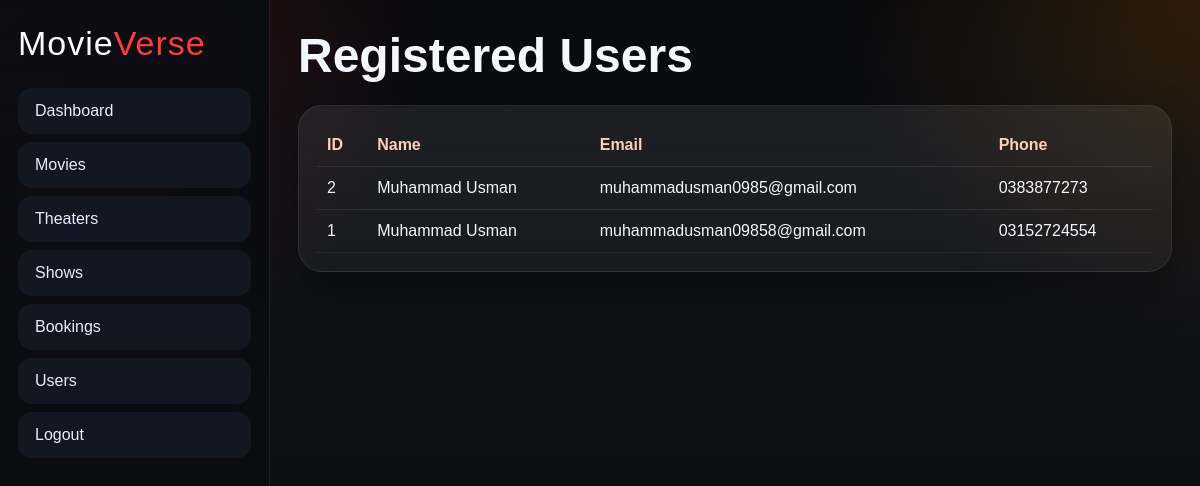
Page /admin/users.php (signed in) on the committed database.
### tables this page shows
CREATE TABLE `users` (
  `id` int(11) NOT NULL,
  `name` varchar(100) NOT NULL,
  `email` varchar(120) NOT NULL,
  `phone` varchar(20) NOT NULL,
  `password` varchar(255) NOT NULL,
  `created_at` timestamp NOT NULL DEFAULT current_timestamp()
);

### admin/users.php (the view, shortened to what this page needs)
<?php
include "../includes/db.php";
$users = mysqli_query($conn, "SELECT * FROM users ORDER BY id DESC");
?>
<!DOCTYPE html>
<html lang="en">
<head>
    <link rel="stylesheet" href="/TRY/assets/style.css">
</head>
<body>
<div class="admin-shell">
    <aside class="sidebar">
        <a href="dashboard.php" class="logo">Movie<span>Verse</span></a>
        <nav class="side-nav">
            <a href="dashboard.php">Dashboard</a>
            <a href="movies.php">Movies</a>
            <a href="theaters.php">Theaters</a>
            <a href="shows.php">Shows</a>
            <a href="booking.php">Bookings</a>
            <a href="users.php">Users</a>
            <a href="logout.php">Logout</a>
        </nav>
    </aside>
    <main class="admin-main">
        <div class="admin-header"><h1>Registered Users</h1></div>
        <div class="glass panel">
            <div class="table-wrap">
                <table>
                    <tr>
                        <th>ID</th>
                        <th>Name</th>
                        <th>Email</th>
                        <th>Phone</th>
                    </tr>
                    <?php while($row = mysqli_fetch_assoc($users)): ?>
                        <tr>
                            <td><?= $row['id'] ?></td>
                            <td><?= htmlspecialchars($row['name']) ?></td>
                            <td><?= htmlspecialchars($row['email']) ?></td>
                            <td><?= htmlspecialchars($row['phone']) ?></td>
                        </tr>
                    <?php endwhile; ?>
                </table>
            </div>
        </div>
    </main>
</div>
</body>
</html>

### assets/style.css (style rules this page uses)
:root { --bg:#09090d; --panel:#11131b; --panel2:#171b27; --text:#f5f7ff; --muted:#b6bed3; --line:rgba(255,255,255,.08); --primary:#ff3b3b; --primary2:#ff8a00; --shadow:0 18px 40px rgba(0,0,0,.35); }
* { margin:0; padding:0; box-sizing:border-box; }
body { font-family:'Poppins',sans-serif; background: radial-gradient(circle at top left, rgba(255,59,59,.20), transparent 30%), radial-gradient(circle at top right, rgba(255,138,0,.15), transparent 25%), linear-gradient(180deg,#08090c,#0e1118 35%,#090a0f); color:var(--text); min-height:100vh; }
a { text-decoration:none; color:inherit; }
.logo { font-family:'Bebas Neue',sans-serif; font-size:34px; letter-spacing:1px; text-decoration:none; color:#fff; line-height:1; }
.logo span { color:var(--primary); }
.glass { background:linear-gradient(180deg,rgba(255,255,255,.08),rgba(255,255,255,.04)); border:1px solid var(--line); box-shadow:var(--shadow); border-radius:24px; backdrop-filter:blur(10px); }
.show-card, .feature, .panel, .dashboard-card { padding:18px; }
.admin-shell { display:grid; grid-template-columns:270px 1fr; min-height:100vh; }
.sidebar { position:sticky; top:0; height:100vh; padding:26px 18px; background:rgba(10,12,18,.92); border-right:1px solid var(--line); }
.side-nav { display:grid; gap:8px; margin-top:28px; }
.side-nav a { padding:13px 16px; border-radius:14px; background:#121722; border:1px solid transparent; color:#e7edff; }
.admin-main { padding:28px; }
.admin-header { display:flex; justify-content:space-between; align-items:center; margin-bottom:22px; gap:20px; }
.admin-header h1 { font-family:'Bebas Neue',sans-serif; font-size:3rem; }
.table-wrap { overflow:auto; }
table { width:100%; border-collapse:collapse; }
table th, table td { padding:12px 10px; border-bottom:1px solid var(--line); text-align:left; }
table th { color:#ffcfb8; }

### rows in the picture
users: id "2", name "Muhammad Usman", email "muhammadusman0985@gmail.com", phone "0383877273"
users: id "1", name "Muhammad Usman", email "muhammadusman09858@gmail.com", phone "03152724554"
